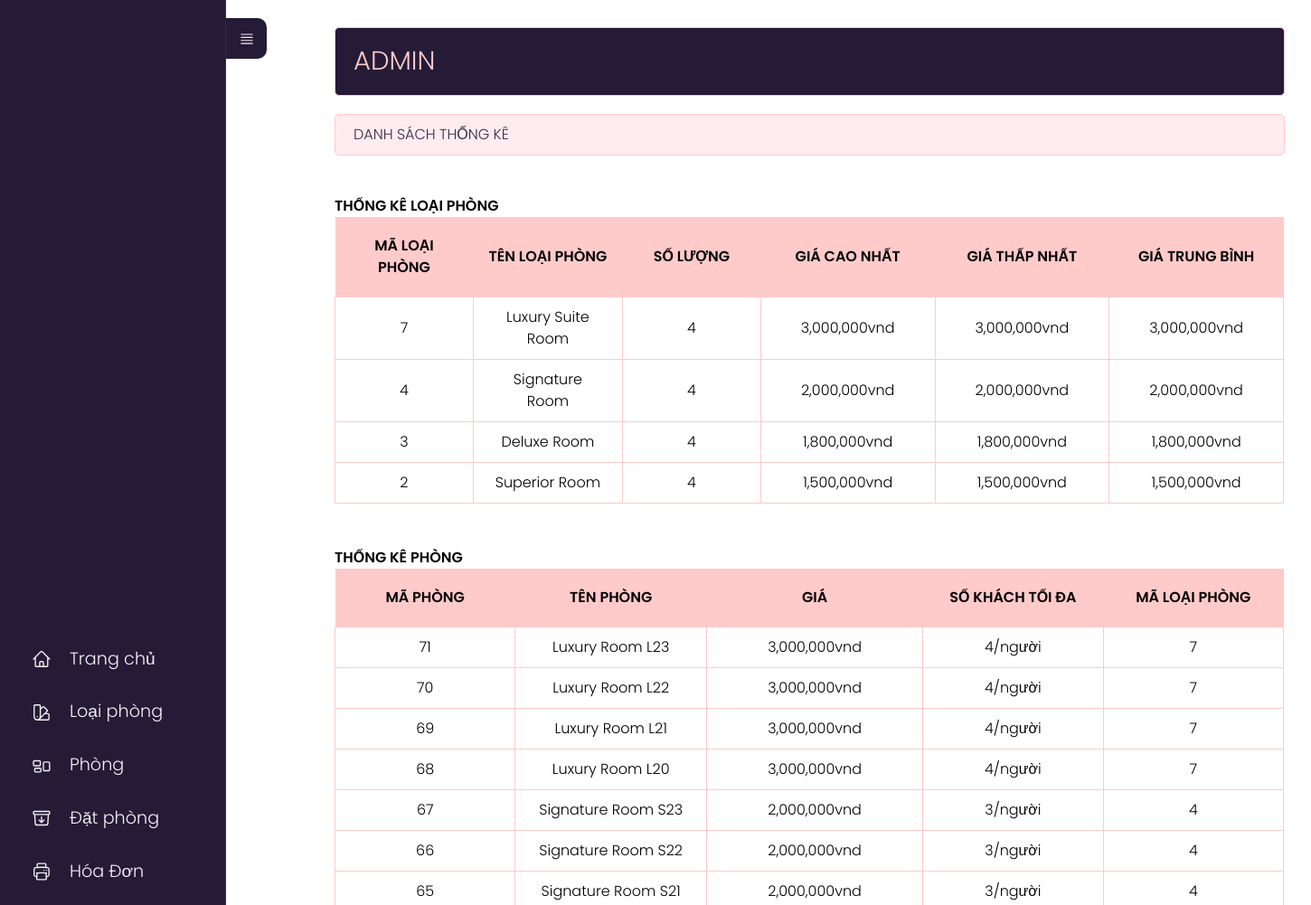
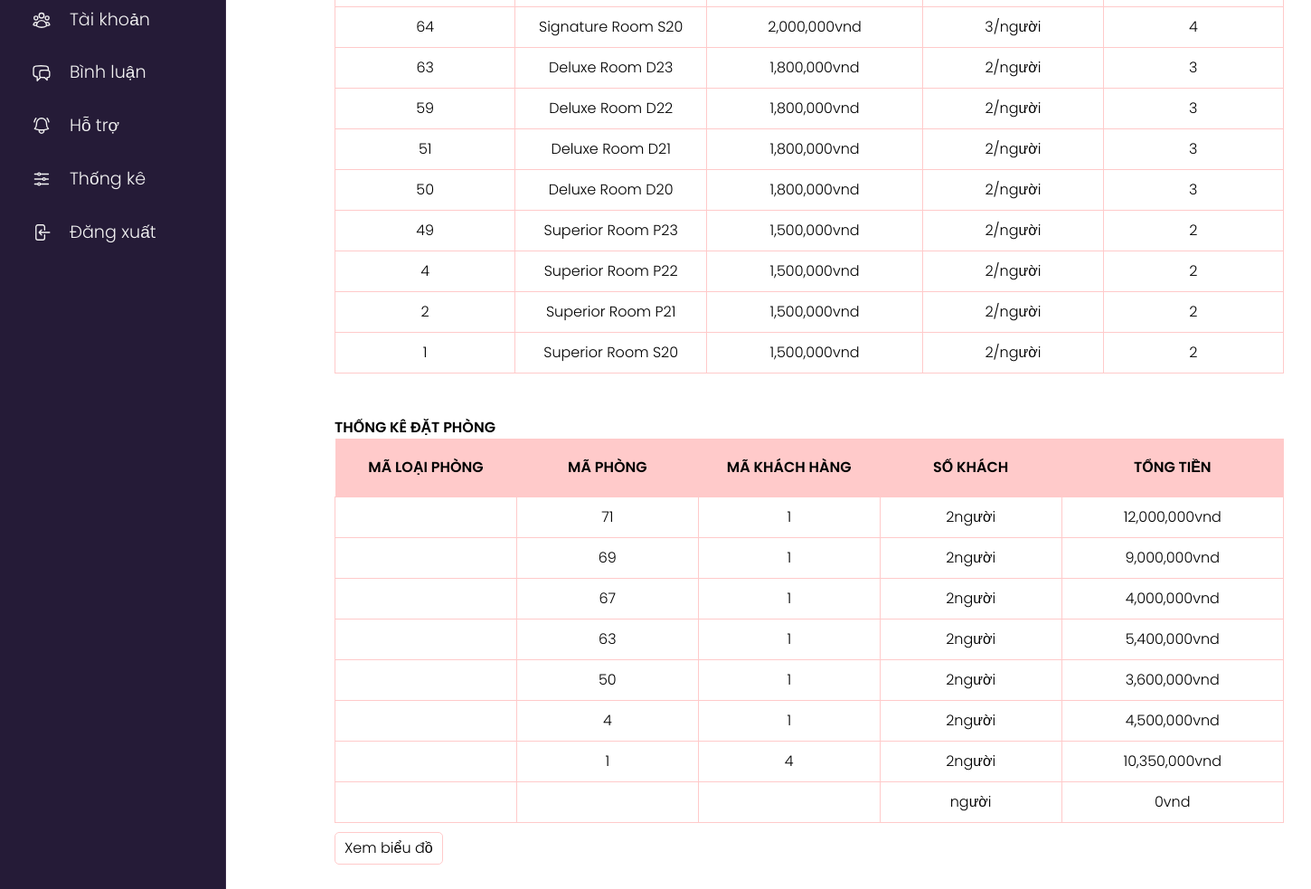
/app/controllers/admin/index.php?act=thongke (signed in), run on the app's committed database (2 pictures, top to bottom).
### tables this page shows
CREATE TABLE `loaiphong` (
  `id_loaiphong` int(11) NOT NULL,
  `name_loaiphong` varchar(255) NOT NULL
);

CREATE TABLE `phong` (
  `id_phong` int(11) NOT NULL,
  `name_phong` varchar(255) NOT NULL,
  `price` double(10,2) NOT NULL,
  `price_sale` double(10,2) NOT NULL,
  `sokhach` int(2) NOT NULL,
  `img` varchar(255) NOT NULL,
  `mota` text NOT NULL,
  `id_loaiphong` int(11) NOT NULL
);

### app/models/pdo.php (called while the page is built, shortened)
<?php
function pdo_get_connection(){
    $dburl = "mysql:host=localhost;dbname=khachsan;charset=utf8";
    $user = 'root';
    $password = '';
    $conn = new PDO($dburl, $user, $password);
    $conn->setAttribute(PDO::ATTR_ERRMODE, PDO::ERRMODE_EXCEPTION);
    return $conn;
}
function pdo_query($sql){
    $sql_args = array_slice(func_get_args(), 1);
    try{
        $conn = pdo_get_connection();
        $stmt = $conn->prepare($sql);
        $stmt->execute($sql_args);
        $rows = $stmt->fetchAll();
        return $rows;
    }
    catch(PDOException $e){
        throw $e;
    }
    finally{
        unset($conn);
    }
}

### app/models/thongke.php (called while the page is built, shortened)
<?php
    function loadall_thongke_loaiphong(){
        $sql= "select loaiphong.id_loaiphong as malp,loaiphong.name_loaiphong as tenlp, count(phong.id_phong) as countp, min(phong.price) as minprice, max(phong.price) as maxprice, avg(phong.price) as avgprice";
        $sql.=" from phong left join loaiphong on loaiphong.id_loaiphong=phong.id_loaiphong";
        $sql.=" group by loaiphong.id_loaiphong order by loaiphong.id_loaiphong desc";
        $listthongke=pdo_query($sql);
        return $listthongke;
    }
    function loadall_thongke_phong(){
        $sql= "select phong.id_phong as map,phong.name_phong as tenp, phong.price as price, phong.sokhach as sokhach,phong.id_loaiphong as id_loaiphong";
        $sql.=" from phong left join loaiphong on loaiphong.id_loaiphong=phong.id_loaiphong";
        $sql.=" group by phong.id_phong order by phong.id_phong desc";
        $listthongkep=pdo_query($sql);
        return $listthongkep;
    }
    function loadall_thongke_datphong(){
        $sql= "select datphong.id_phong as map,datphong.id_user as tenkh, datphong.sokhach as sokhach, datphong.tongtien as tongtien";
        $sql.=" from phong left join datphong on datphong.id_phong=phong.id_phong";
        $sql.=" group by datphong.id_phong order by datphong.id_phong desc";
        $listthongkedp=pdo_query($sql);
        return $listthongkedp;
    }
?>

### app/views/admin/thongke/list.php (the view)
<div class="row">
    <div class="row mb headeradmin" style="width:143%;">
        <h1 style="padding: 15px 0;">ADMIN </h1>
    </div>
    <div class="row formtittle" style="width:143%;">
        <h3>DANH SÁCH THỐNG KÊ</h3>
    </div>
    <div class="row formcontent">
        <form action="index.php?act=thongke" method="post">
            <div class="row mb10 formdshanghoa" style="width:1050px;"><br>
                <h3 style="font-weight: 600;">THỐNG KÊ LOẠI PHÒNG</h3>
                <table>
                    <tr>
                        <th>MÃ LOẠI PHÒNG</th>
                        <th>TÊN LOẠI PHÒNG</th>
                        <th>SỐ LƯỢNG</th>
                        <th>GIÁ CAO NHẤT</th>
                        <th>GIÁ THẤP NHẤT</th>
                        <th>GIÁ TRUNG BÌNH</th>
                    </tr>
                    <?php
                    foreach ($listthongke as $thongke) {
                        extract($thongke);
                        echo '<tr>
                                        <td>' . $malp . '</td>
                                        <td>' . $tenlp . '</td>
                                        <td>' . $countp . '</td>
                                        <td>' . number_format($maxprice) . 'vnd</td>
                                        <td>' . number_format($minprice) . 'vnd</td>
                                        <td>' . number_format($avgprice) . 'vnd</td>
                                    </tr>';
                    }
                    ?>
                </table><br><br>
                <h3 style="font-weight: 600;">THỐNG KÊ PHÒNG</h3>
                <table>
                    <tr>
                        <th>MÃ PHÒNG</th>
                        <th>TÊN PHÒNG</th>
                        <th>GIÁ</th>
                        <th>SỐ KHÁCH TỐI ĐA</th>
                        <th>MÃ LOẠI PHÒNG</th>
                    </tr>
                    <?php
                    foreach ($listthongkep as $thongke) {
                        extract($thongke);
                        echo '<tr>
                                        <td>' . $map . '</td>
                                        <td>' . $tenp . '</td>
                                        <td>' . number_format($price) . 'vnd</td>
                                        <td>' . $sokhach . '/người</td>
                                        <td>' . $id_loaiphong . '</td>
                                    </tr>';
                    }
                    ?>
                </table><br><br>
                <h3 style="font-weight: 600;">THỐNG KÊ ĐẶT PHÒNG</h3>
                <table>
                    <tr>
                        <th>MÃ LOẠI PHÒNG</th>
                        <th>MÃ PHÒNG</th>
                        <th>MÃ KHÁCH HÀNG</th>
                        <th>SỐ KHÁCH</th>
                        <th>TỔNG TIỀN</th>
                    </tr>
                    <?php
                    foreach ($listthongkedp as $thongke) {
                        extract($thongke);
                        echo '<tr>
                                        <td></td>
                                        <td>' . $map . '</td>
                                        <td>' . $tenkh . '</td>
                                        <td>' . $sokhach . 'người</td>
                                        <td>' . number_format($tongtien) . 'vnd</td>
                                    </tr>';
                    }
                    ?>
                </table>
            </div>
            <div class="row mb10">
                <a href="index.php?act=bieudo"><input type="button" value="Xem biểu đồ"></a>
            </div>
        </form>
    </div>
</div>
</div>

### public/assets/clients/css/styleadmin.css (style rules this page uses)
* { padding: 0; margin: 0; box-sizing: border-box; font-family: 'Poppins', sans-serif; font-weight: 300; }
body { position: relative; width: 100%; min-height: 150vh; }
.row { float: left; width: 70%; }
.mb { margin-bottom: 20px; }
.mb10 { margin-bottom: 10px; }
.formtk input[type="submit"], .formcontent input[type="submit"], .formcontent input[type="reset"], .formcontent input[type="button"] { border-radius: 5px; padding: 5px 10px; background-color: #ffffff; border: 1px solid #FFCACA; }
.headeradmin { background-color: #251B37; border: 1px solid #FFCACA; color: #FFCACA; border-radius: 5px; padding: 0px 20px; width: 70%; }
.headeradmin h1 { font-size: 2vw; }
.formtittle { background-color: #FFECEF; border: 1px solid #FFCACA; color: #372948; border-radius: 5px; padding: 10px 20px; }
.formcontent { padding: 20px 0; }
table tr th { font-weight: 600; }
.formdshanghoa table { width: 100%; border-collapse: collapse; }
.formdshanghoa table th:nth-child(1) { width: 10%; padding: 20px; background-color: #FFCACA; }
.formdshanghoa table th:nth-child(2) { width: 10%; background-color: #FFCACA; }
.formdshanghoa table th:nth-child(3) { width: 10%; background-color: #FFCACA; }
.formdshanghoa table th:nth-child(4) { width: 10%; background-color: #FFCACA; }
.formdshanghoa table th:nth-child(5) { width: 10%; background-color: #FFCACA; }
.formdshanghoa table th:nth-child(6) { width: 10%; background-color: #FFCACA; }
.formdshanghoa table td { border: 1px solid #FFCACA; padding: 10px 20px; text-align: center; }

### data on the page
loaiphong: id_loaiphong "7", name_loaiphong "Luxury Suite Room", countp "4", maxprice "3,000,000", minprice "3,000,000", avgprice "3,000,000"
loaiphong: id_loaiphong "4", name_loaiphong "Signature Room", countp "4", maxprice "2,000,000", minprice "2,000,000", avgprice "2,000,000"
loaiphong: id_loaiphong "3", name_loaiphong "Deluxe Room", countp "4", maxprice "1,800,000", minprice "1,800,000", avgprice "1,800,000"
loaiphong: id_loaiphong "2", name_loaiphong "Superior Room", countp "4", maxprice "1,500,000", minprice "1,500,000", avgprice "1,500,000"
phong: id_phong "71", name_phong "Luxury Room L23", price "3,000,000", sokhach "4", id_loaiphong "7"
phong: id_phong "70", name_phong "Luxury Room L22", price "3,000,000", sokhach "4", id_loaiphong "7"
phong: id_phong "69", name_phong "Luxury Room L21", price "3,000,000", sokhach "4", id_loaiphong "7"
phong: id_phong "68", name_phong "Luxury Room L20", price "3,000,000", sokhach "4", id_loaiphong "7"
phong: id_phong "67", name_phong "Signature Room S23", price "2,000,000", sokhach "3", id_loaiphong "4"
phong: id_phong "66", name_phong "Signature Room S22", price "2,000,000", sokhach "3", id_loaiphong "4"
phong: id_phong "65", name_phong "Signature Room S21", price "2,000,000", sokhach "3", id_loaiphong "4"
phong: id_phong "64", name_phong "Signature Room S20", price "2,000,000", sokhach "3", id_loaiphong "4"
phong: id_phong "63", name_phong "Deluxe Room D23", price "1,800,000", sokhach "2", id_loaiphong "3"
phong: id_phong "59", name_phong "Deluxe Room D22", price "1,800,000", sokhach "2", id_loaiphong "3"
phong: id_phong "51", name_phong "Deluxe Room D21", price "1,800,000", sokhach "2", id_loaiphong "3"
phong: id_phong "50", name_phong "Deluxe Room D20", price "1,800,000", sokhach "2", id_loaiphong "3"
phong: id_phong "49", name_phong "Superior Room P23", price "1,500,000", sokhach "2", id_loaiphong "2"
phong: id_phong "4", name_phong "Superior Room P22", price "1,500,000", sokhach "2", id_loaiphong "2"
phong: id_phong "2", name_phong "Superior Room P21", price "1,500,000", sokhach "2", id_loaiphong "2"
phong: id_phong "1", name_phong "Superior Room S20", price "1,500,000", sokhach "2", id_loaiphong "2"

### other printed values
$map "71"
$tenkh "1"
$sokhach "2"
$tongtien "12,000,000"
$map "69"
$tongtien "9,000,000"
$map "67"
$tongtien "4,000,000"
$map "63"
$tongtien "5,400,000"
$map "50"
$tongtien "3,600,000"
$map "4"
$tongtien "4,500,000"
$map "1"
